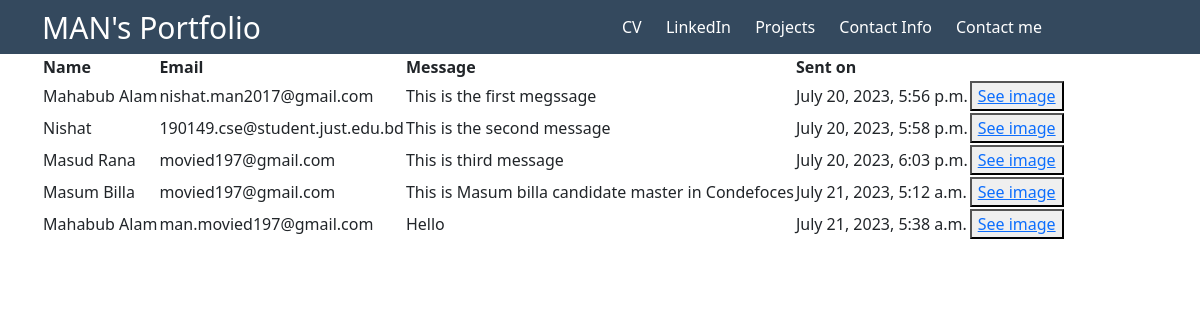
/contact_info/, run on the app's committed database.
### cv/models.py (models this page shows)
class feedbacks(models.Model):
    name = models.CharField(max_length=100)
    email = models.EmailField(max_length=100)
    message= models.TextField(max_length=500)
    image= models.ImageField(null=True,blank=True,default='default.png')
    created = models.DateTimeField(auto_now_add=True)

### cv/views.py (the view)
# urls.py: path('contact_info/',views.contact_info,name='contact_info'),
def contact_info(request):
    table = feedbacks.objects.all()
    context={'table':table}
    return render(request,'cv/contact_info.html',context)

### cv/templates/cv/contact_info.html
{% extends "main.html" %}
{% block content %}
<div class="container">
    <table  >
        <tr>
            <th>Name</th>
            <th>Email</th>
            <th>Message</th>
            <th>Sent on</th>
            {% for record in table %}
            <tr>
                <td>{{record.name}}</td>
                <td>{{record.email}}</td>
                <td>{{record.message}}</td>
                <td>{{record.created}}</td>
                <td><button><a href="{% url 'see_image' record.id %}">See image</a></button></td>
            </tr>
            {% endfor %}
    </table>
</div>
    {% endblock %}

### templates/main.html (shortened to what this page needs)
<!DOCTYPE html>
{% load static %}
<html lang="en">
  <head>
    <link
      href="https://cdn.jsdelivr.net/npm/bootstrap@5.3.0/dist/css/bootstrap.min.css"
      rel="stylesheet"
    />
    <link rel="stylesheet" href="{% static 'cv/css/cvmain.css' %}" />
    <link rel="stylesheet" href="{% static 'cv/css/navbar.css' %}" />
    <link rel="stylesheet" href="{% static 'cv/css/form.css' %}" />
  </head>
  <body>
    {% include "navbar.html" %}
    {% block content%}
    {% endblock %}
  </body>
</html>

### templates/navbar.html
{% load static %}
<div id="header">
    <div class="container">
        <div class="row justify-content-between">
            <div class="col-md-4 align-items-start" id="title">MAN's Portfolio </div>
            <div class="col-md-6 align-items-end">
                <ul id="menu">
                    <li><a href="{% url 'cv' %}">CV</a></li>
                    <li><a href="{% url 'main' %}">LinkedIn</a></li>
                    <li><a href="{% url 'main' %}">Projects</a></li>
                    <li><a href="{% url 'contact_info' %}">Contact Info </a></li>
                    <li><a href="{% url 'contact' %}">Contact me</a></li>
                </ul>
            </div>
        </div>
    </div>
</div>

### static/cv/css/navbar.css (style rules this page uses)
#header { background-color: #34495e; color: white; box-shadow: 100px 100px; background-attachment: fix; }
#title { font-size: 30px; margin-top: 5px; }
#menu { list-style: none; margin: 0; padding: 0; }
#menu li { display: inline-block; }
#menu li a { padding: 15px 10px; display: block; color: white; text-decoration: none; }

### data on the page
feedbacks: name "Mahabub Alam", email "nishat.man2017@gmail.com", message "This is the first megssage", created "July 20, 2023, 5:56 p.m."
feedbacks: name "Nishat", email "190149.cse@student.just.edu.bd", message "This is the second message", created "July 20, 2023, 5:58 p.m."
feedbacks: name "Masud Rana", email "movied197@gmail.com", message "This is third message", created "July 20, 2023, 6:03 p.m."
feedbacks: name "Masum Billa", email "movied197@gmail.com", message "This is Masum billa candidate master in Condefoces", created "July 21, 2023, 5:12 a.m."
feedbacks: name "Mahabub Alam", email "man.movied197@gmail.com", message "Hello", created "July 21, 2023, 5:38 a.m."
